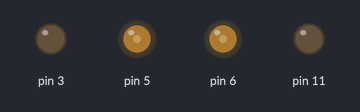
The sketch below on a simulated Arduino Uno, built with avr-gcc and run on an emulated ATmega328P. On the bench: output pins drawn as LEDs (lit = HIGH).

Above: at 0.05 s.
At 3.5 s:
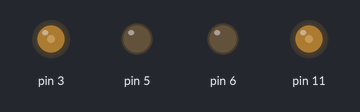
At 5.25 s:
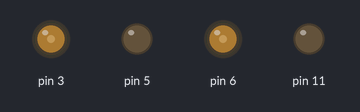
At 7.0 s:
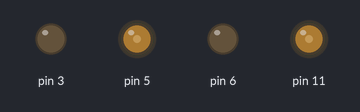
At 10.5 s:
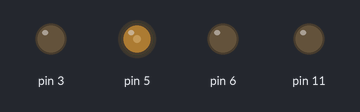
At 14.0 s:
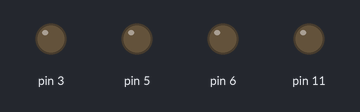
Timing chart, 0 to 18.2 s (numbered marks = the images above):
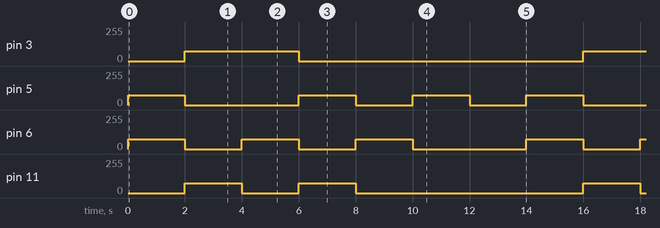

Measured:
- by itself, pin 3: alternates 75/255 for 4.0 s and 0/255 for 10.0 s
- by itself, pin 5: repeats every 14.0 s: 0/255 4.0 s, 2 × (75/255 2.0 s, 0/255 2.0 s), 75/255 2.0 s
- by itself, pin 6: repeats every 14.0 s: 2 × (0/255 2.0 s, 75/255 2.0 s), 0/255 4.0 s, 75/255 2.0 s
- by itself, pin 11: repeats every 14.0 s: 0/255 2.0 s, 75/255 2.0 s, 0/255 8.0 s, 75/255 2.0 s

The sketch:

_2_Basic_Motor_All_Direction.ino
```cpp
#include <DUArduino.h>

void setup() {
  // put your setup code here, to run once:
  pinMode(lmt1,OUTPUT);
  pinMode(lmt2,OUTPUT);
  pinMode(rmt1,OUTPUT);
  pinMode(rmt2,OUTPUT);
}

void loop() {
  goForward();
  delay(delay_period);
  goBackward();
  delay(delay_period);
  turnLeft();
  delay(delay_period);
  turnRight();
  delay(delay_period);
  goLeft();
  delay(delay_period);
  goRight();
  delay(delay_period);
  halt();
  delay(delay_period);
}
```
